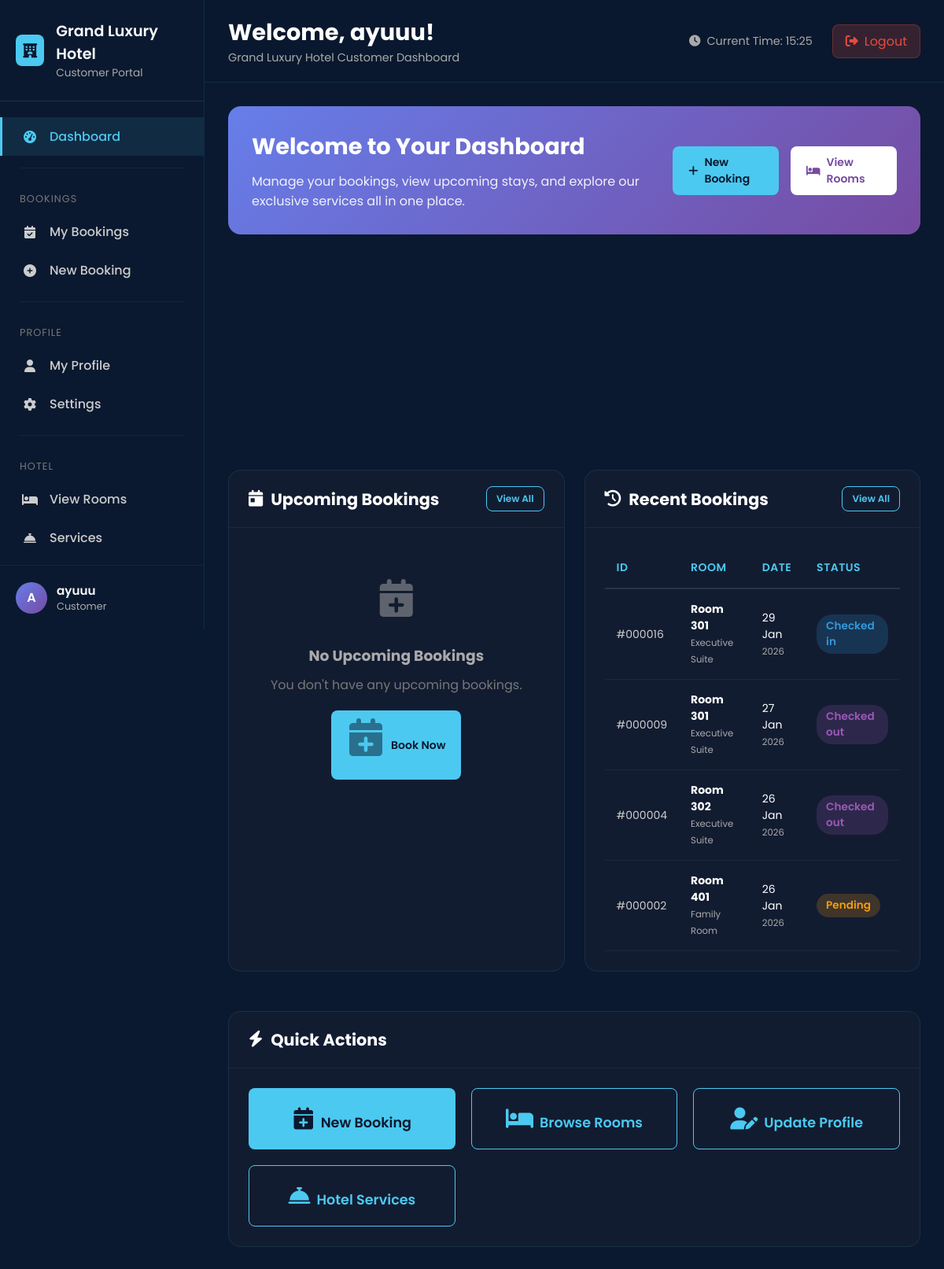
Screenshot of /customer/dashboard.php (signed in) with the database file from the repository.
### tables this page shows
CREATE TABLE `settings` (
  `id` int(11) NOT NULL,
  `setting_key` varchar(100) NOT NULL,
  `setting_value` text DEFAULT NULL,
  `setting_group` varchar(50) DEFAULT 'general',
  `description` text DEFAULT NULL,
  `created_at` timestamp NOT NULL DEFAULT current_timestamp(),
  `updated_at` timestamp NOT NULL DEFAULT current_timestamp() ON UPDATE current_timestamp()
);

CREATE TABLE `users` (
  `id` int(11) NOT NULL,
  `username` varchar(50) NOT NULL,
  `password` varchar(255) NOT NULL,
  `email` varchar(100) NOT NULL,
  `full_name` varchar(100) DEFAULT NULL,
  `phone` varchar(20) DEFAULT NULL,
  `profile_picture` varchar(255) DEFAULT NULL,
  `role` enum('admin','receptionist','customer') DEFAULT 'customer',
  `status` enum('active','inactive','suspended') DEFAULT 'active',
  `created_at` timestamp NOT NULL DEFAULT current_timestamp(),
  `last_login` timestamp NULL DEFAULT NULL
);

CREATE TABLE `bookings` (
  `id` int(11) NOT NULL,
  `booking_code` varchar(20) NOT NULL,
  `user_id` int(11) NOT NULL,
  `room_id` int(11) NOT NULL,
  `check_in` date NOT NULL,
  `check_out` date NOT NULL,
  `total_nights` int(11) NOT NULL,
  `adults` int(11) DEFAULT 1,
  `children` int(11) DEFAULT 0,
  `total_price` decimal(10,2) NOT NULL,
  `discount_amount` decimal(10,2) DEFAULT 0.00,
  `final_price` decimal(10,2) NOT NULL,
  `special_requests` text DEFAULT NULL,
  `booking_status` enum('pending','confirmed','checked_in','checked_out','cancelled','no_show') DEFAULT 'pending',
  `payment_status` enum('pending','partial','paid','refunded','failed') DEFAULT 'pending',
  `payment_method` varchar(50) DEFAULT NULL,
  `payment_proof` varchar(255) DEFAULT NULL,
  `created_at` timestamp NOT NULL DEFAULT current_timestamp(),
  `updated_at` timestamp NOT NULL DEFAULT current_timestamp() ON UPDATE current_timestamp()
);

CREATE TABLE `rooms` (
  `id` int(11) NOT NULL,
  `room_number` varchar(10) NOT NULL,
  `category_id` int(11) NOT NULL,
  `floor` varchar(10) DEFAULT NULL,
  `view_type` enum('city','garden','pool','mountain','sea') DEFAULT 'city',
  `bed_type` enum('single','double','queen','king','twin') DEFAULT 'double',
  `smoking` tinyint(1) DEFAULT 0,
  `description` text DEFAULT NULL,
  `image` varchar(255) DEFAULT NULL,
  `images` text DEFAULT NULL,
  `status` enum('available','occupied','maintenance','cleaning','reserved') DEFAULT 'available',
  `created_at` timestamp NOT NULL DEFAULT current_timestamp()
);

CREATE TABLE `room_categories` (
  `id` int(11) NOT NULL,
  `name` varchar(100) NOT NULL,
  `description` text DEFAULT NULL,
  `base_price` decimal(10,2) NOT NULL,
  `max_capacity` int(11) DEFAULT 2,
  `amenities` text DEFAULT NULL,
  `image` varchar(255) DEFAULT NULL,
  `created_at` timestamp NOT NULL DEFAULT current_timestamp()
);

### customer/dashboard.php (the view, shortened to what the rows shown need)
<?php
require_once '../includes/config.php';
$user_id = $_SESSION['user_id'];
$customer_sql = "SELECT * FROM users WHERE id = ?";
$customer_stmt = $conn->prepare($customer_sql);
$customer_stmt->bind_param("i", $user_id);
$customer_stmt->execute();
$customer_result = $customer_stmt->get_result();
$customer = $customer_result->fetch_assoc();
$recent_sql = "SELECT b.*, r.room_number, rc.name as room_type
               FROM bookings b
               JOIN rooms r ON b.room_id = r.id
               JOIN room_categories rc ON r.category_id = rc.id
               WHERE b.user_id = ?
               ORDER BY b.created_at DESC
               LIMIT 5";
$recent_stmt = $conn->prepare($recent_sql);
$recent_stmt->bind_param("i", $user_id);
$recent_stmt->execute();
$recent_result = $recent_stmt->get_result();
?>
<!DOCTYPE html>
<html lang="id">
<head>
    <link rel="stylesheet" href="https://cdnjs.cloudflare.com/ajax/libs/font-awesome/6.4.0/css/all.min.css">
</head>
<body>
    <div class="customer-wrapper">
        <aside class="sidebar">
            <div class="sidebar-header">
                <div class="sidebar-title">
                    <h3><?= htmlspecialchars($hotel_name) ?></h3>
                    <p>Customer Portal</p>
                </div>
            </div>
            <div class="sidebar-footer">
                <div class="user-menu">
                    <div class="user-avatar">
                        <?= strtoupper(substr($customer['full_name'], 0, 1)) ?>
                    </div>
                    <div class="user-info">
                        <div class="user-name"><?= htmlspecialchars($customer['full_name']) ?></div>
                        <div class="user-role"><?= ucfirst($customer['role']) ?></div>
                    </div>
                </div>
            </div>
        </aside>
        <main class="main-content">
            <header class="top-header">
                <div class="header-left">
                    <div class="page-title">
                        <h1>Welcome, <?= htmlspecialchars($customer['full_name']) ?>!</h1>
                        <p><?= htmlspecialchars($hotel_name) ?> Customer Dashboard</p>
                    </div>
                </div>
            </header>
            <div class="content-area">
                <div class="welcome-card">
                    <div class="welcome-content">
                        <div class="welcome-text">
                            <h2>Welcome to Your Dashboard</h2>
                        </div>
                    </div>
                </div>
                <div class="content-row" style="display: grid; grid-template-columns: 1fr 1fr; gap: 25px; margin-bottom: 25px;">
                    <div class="card">
                        <div class="card-body">
                            <div class="table-responsive">
                                <table>
                                    <thead>
                                        <tr>
                                            <th>ID</th>
                                            <th>Room</th>
                                            <th>Date</th>
                                            <th>Status</th>
                                        </tr>
                                    </thead>
                                    <tbody>
                                        <?php while ($booking = $recent_result->fetch_assoc()):
                                            $status_color = [
                                                'confirmed' => 'success',
                                                'pending' => 'warning',
                                                'cancelled' => 'danger',
                                                'checked_in' => 'info',
                                                'checked_out' => 'purple'
                                            ][$booking['booking_status']] ?? 'info';
                                        ?>
                                        <tr>
                                            <td>#<?= str_pad($booking['id'], 6, '0', STR_PAD_LEFT) ?></td>
                                            <td>
                                                <strong style="color: white;">Room <?= $booking['room_number'] ?></strong><br>
                                                <small style="color: #aaa;"><?= $booking['room_type'] ?></small>
                                            </td>
                                            <td>
                                                <div style="color: white;"><?= date('d M', strtotime($booking['check_in'])) ?></div>
                                                <small style="color: #aaa;"><?= date('Y', strtotime($booking['check_in'])) ?></small>
                                            </td>
                                            <td>
                                                <span class="status-badge status-<?= $status_color ?>">
                                                    <?= ucfirst(str_replace('_', ' ', $booking['booking_status'])) ?>
                                                </span>
                                            </td>
                                        </tr>
                                        <?php endwhile; ?>
                                    </tbody>
                                </table>
                            </div>
                        </div>
                    </div>
                </div>
            </div>
        </main>
    </div>
</body>
</html>

### rows the page displays
settings: setting_value "Grand Luxury Hotel"
users: full_name "A", full_name "ayuuu", role "Customer"
bookings: id "000016", room.room_number "301", room_categories.name "Executive Suite", check_in "29 Jan", check_in "2026", booking_status "Checked in"
bookings: id "000009", room.room_number "301", room_categories.name "Executive Suite", check_in "27 Jan", check_in "2026", booking_status "Checked out"
bookings: id "000004", room.room_number "302", room_categories.name "Executive Suite", check_in "26 Jan", check_in "2026", booking_status "Checked out"
bookings: id "000002", room.room_number "401", room_categories.name "Family Room", check_in "26 Jan", check_in "2026", booking_status "Pending"
